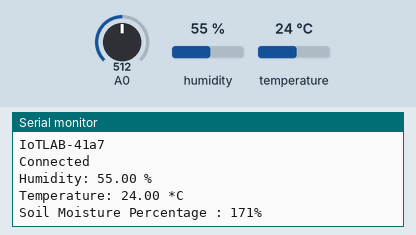
Simulated run of this sketch. Board: ESP8266 (NodeMCU). Parts: the last lines printed to the serial monitor. The inputs (shaded band) are chosen by the test bench; at power-on: humidity 55 %, A0 = 512, temperature 24 °C. WiFi joins after 1.5 s; servers stay silent unless stated; random numbers use the default seed unless the sketch sets one; no MQTT or app messages arrive unless stated.

Above: at 2.7 s.
2.8 s: humidity set to 22 %
At 5.0 s:
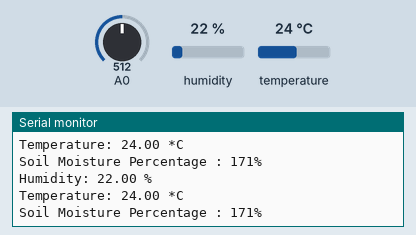
5.5 s: A0 set to 716
At 6.7 s:
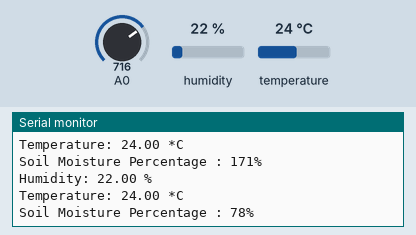
8.2 s: temperature set to 12 °C
At 10.6 s:
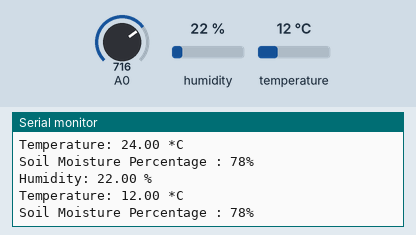
10.9 s: A0 set to 900
At 12.7 s:
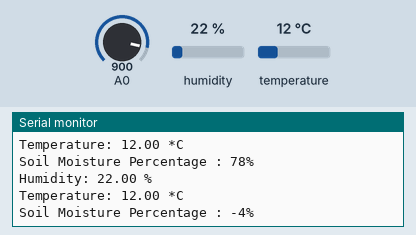
13.6 s: humidity set to 40 %
At 14.4 s:
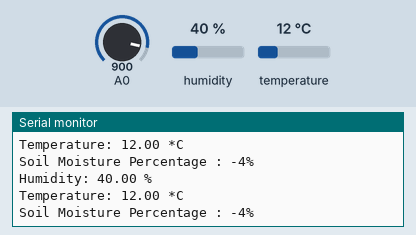
Timing chart, 0 to 16.6 s (numbered marks = the images above; inputs shaded):
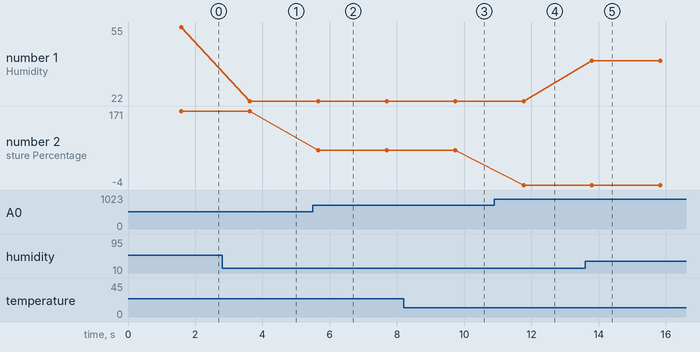

The sketch:

node_pub.ino
```cpp
#include<arduino.h>
#include<ESP8266WiFi.h>
#include<PubSubClient.h>
#include"config.h"
#include<DHT.h>

//constants
//In Config file

//globals
WiFiClient wificlient;
PubSubClient client(wificlient);
DHT dht(DHTPIN,DHT11);

//Wifi connection Function
void wifi_connect()
{
    WiFi.disconnect();
    Serial.printf("Connecting to %s\n",ssid);
    WiFi.begin(ssid,pass);
    while(WiFi.status() != WL_CONNECTED)
    {
        Serial.print(".");
        delay(500);
    }
    Serial.print("\nConnected to ");
    Serial.println(WiFi.localIP());
}
//establishing a recconect and initial
void MQTT_connect()
{
    while(!client.connected())
    {
        Serial.println("Attempting MQTT connection...");
        String clientID="IoTLAB-";
        clientID+=String(random(0xffff),HEX);
        Serial.println(clientID.c_str());
        if(client.connect(clientID.c_str()))
        {
            Serial.println("Connected");
        }
        else
        {
            Serial.print("Failed, rc = ");
            Serial.println(client.state());
            delay(5000);
        }
    }
}
void setup()
{
    Serial.begin(9600);
    wifi_connect();
    client.setServer(mqtt_broker,port);
}
void loop()
{
    if(!client.connected())
        MQTT_connect();
    client.loop();


    //Humidity and temperature data
    float h = dht.readHumidity();
    float t = dht.readTemperature();
    Serial.print("Humidity: ");
    Serial.print(h);
    Serial.println(" %");
    Serial.print("Temperature: ");
    Serial.print(t);
    Serial.println(" *C");

    // Soil moisture data
    int soilMoisture=analogRead(0);
    soilMoisture=map(soilMoisture,890,670,0,100);  //Data to be calibarated for mapping purpose.
    Serial.print("Soil Moisture Percentage : ");
    Serial.print(soilMoisture);
    Serial.println("%");

   //Publishing into MQTT server
    if(!client.publish("node1/humidity",String(h).c_str()))
    {
        Serial.println("Humidity Data not published");
    }
    if(!client.publish("node1/temperature",String(t).c_str()))
    {
        Serial.println("Temperature Data not published");
    }
    if(!client.publish("node1/soilMoisture",String(soilMoisture).c_str()))
    {
        Serial.println("Soil Moisture data published");
    }


    //optional delay
    delay(2000);


}
```

config.h
```cpp
const char* ssid ="pratyay";
const char* pass ="26324926";
const char* mqtt_broker= "192.168.0.58";
const int port =1882;
const int DHTPIN=4; //digital
const int SOIL_MOISTURE_PIN=0; //analog
```

Measured:
- after the input at 2.8 s, the serial monitor: prints a new line after 0.83 s (image 1)
- after the input at 5.5 s, the serial monitor: prints a new line after 0.16 s (image 2)
- after the input at 8.2 s, the serial monitor: prints a new line after 1.5 s (image 3)
- after the input at 10.9 s, the serial monitor: prints a new line after 0.87 s (image 4)
- after the input at 13.6 s, the serial monitor: prints a new line after 0.20 s (image 5)
- plotted number 1: 55 → 22 after the input at 2.8 s, 22 → 40 after the input at 13.6 s
- plotted number 2: 171 → 78 after the input at 5.5 s, 78 → -4 after the input at 10.9 s
